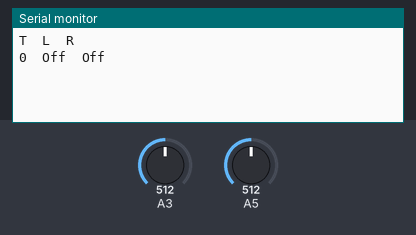
The sketch below on a simulated Arduino Uno, built with avr-gcc and run on an emulated ATmega328P. Shown: the last lines printed to the serial monitor. The inputs (shaded band) are chosen by the test bench; at power-on: A3 = 512, A5 = 512.

Above: at 1.2 s.
1.3 s: A3 set to 306
At 1.7 s:
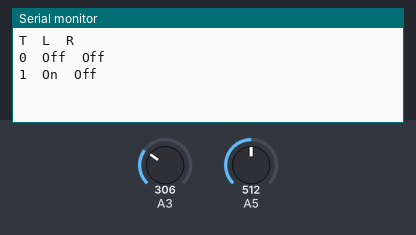
2.8 s: A5 set to 306
At 4.0 s:
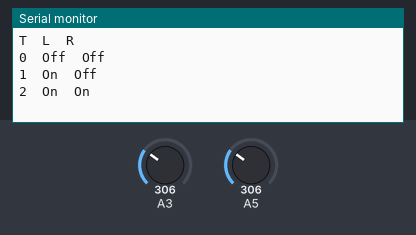
4.3 s: A3 set to 716
At 5.2 s:
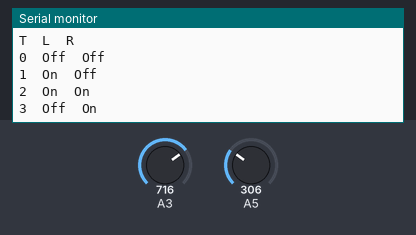
5.8 s: A5 set to 716
At 6.4 s:
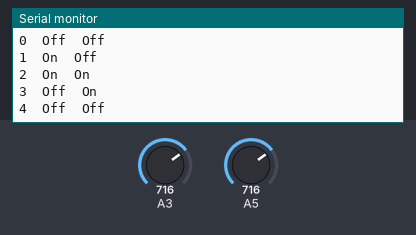

Measured:
- after the input at 1.3 s, the serial monitor: prints a new line at once (image 1)
- after the input at 2.8 s, the serial monitor: prints a new line at once (image 2)
- after the input at 4.3 s, the serial monitor: prints a new line at once (image 3)
- after the input at 5.8 s, the serial monitor: prints a new line at once (image 4)

The sketch:

switch_test.ino
```cpp
// (licence header left out)
//------------------------------------------------------------------------------
// CONSTANTS
//------------------------------------------------------------------------------
#define CUTOFF (512)


//------------------------------------------------------------------------------
// VARIABLES
//------------------------------------------------------------------------------
char a,b;
long c=0;


//------------------------------------------------------------------------------
// METHODS
//------------------------------------------------------------------------------


//------------------------------------------------------------------------------
// print the state of each button
void ps() {
  Serial.print(c++);
  Serial.print("\t");
  Serial.print(a==0?"Off":"On");
  Serial.print("\t");
  Serial.println(b==0?"Off":"On");
}


//------------------------------------------------------------------------------
void setup() {
  Serial.begin(57600);

  digitalWrite(A0,HIGH);
  digitalWrite(A1,HIGH);
  digitalWrite(A2,HIGH);
  digitalWrite(A3,HIGH);
  digitalWrite(A4,HIGH);

  Serial.print("T");
  Serial.print("\t");
  Serial.print("L");
  Serial.print("\t");
  Serial.println("R");

  a=analogRead(3)<CUTOFF;
  b=analogRead(5)<CUTOFF;
  ps();
}


//------------------------------------------------------------------------------
void loop() {
  char a1=analogRead(3)<CUTOFF;
  char b1=analogRead(5)<CUTOFF;

  if(a1!=a){
    a=a1;
    ps();
  }
  if(b1!=b) {
    b=b1;
    ps();
  }
  delay(2);
}


//------------------------------------------------------------------------------
// Copyright (C) 2012 Dan Royer (dan@marginallyclever.com)
// Permission is hereby granted, free of charge, to any person obtaining a
// copy of this software and associated documentation files (the "Software"),
// to deal in the Software without restriction, including without limitation
// the rights to use, copy, modify, merge, publish, distribute, sublicense,
// and/or sell copies of the Software, and to permit persons to whom the
// Software is furnished to do so, subject to the following conditions:
//
// The above copyright notice and this permission notice shall be included in
// all copies or substantial portions of the Software.
//
// THE SOFTWARE IS PROVIDED "AS IS", WITHOUT WARRANTY OF ANY KIND, EXPRESS OR
// IMPLIED, INCLUDING BUT NOT LIMITED TO THE WARRANTIES OF MERCHANTABILITY,
// FITNESS FOR A PARTICULAR PURPOSE AND NONINFRINGEMENT. IN NO EVENT SHALL THE
// AUTHORS OR COPYRIGHT HOLDERS BE LIABLE FOR ANY CLAIM, DAMAGES OR OTHER
// LIABILITY, WHETHER IN AN ACTION OF CONTRACT, TORT OR OTHERWISE, ARISING
// FROM, OUT OF OR IN CONNECTION WITH THE SOFTWARE OR THE USE OR OTHER
// DEALINGS IN THE SOFTWARE.
//------------------------------------------------------------------------------
```
